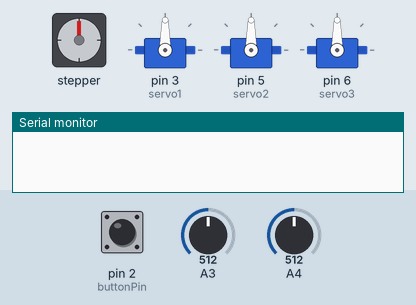
Bench run of a sketch on a simulated Arduino Uno, built with avr-gcc and run on an emulated ATmega328P. On the bench: stepper motor, 3 × servo, the last lines printed to the serial monitor. Wiring (inferred from the names in the program): stepper motor (200 steps per turn assumed): coils pin 11, pin 10, pin 9, pin 8. The test bench sets the inputs (shaded band); at power-on: A3 = 512, A4 = 512, pin 2 (buttonPin) LOW.

Above: at 1.2 s.
1.3 s: A3 set to 215
2.8 s: A3 set to 183
At 4.0 s:
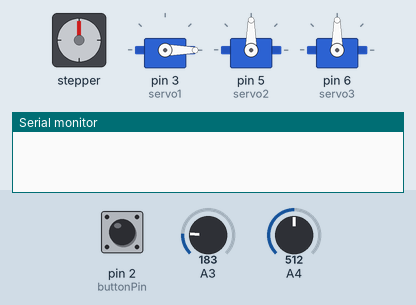
5.8 s: A4 set to 993
7.3 s: A4 set to 1015
At 9.6 s:
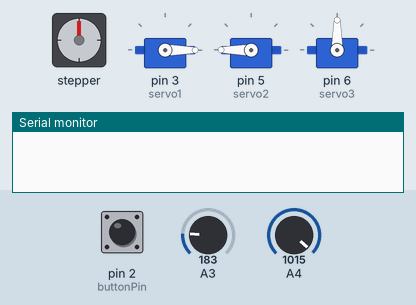
10.3 s: pin 2 (buttonPin) pulled HIGH for 0.15 s
At 10.51 s:
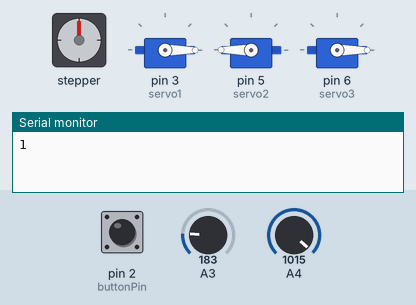
Timing chart, 0 to 20.3 s (numbered marks = the images above; inputs shaded):
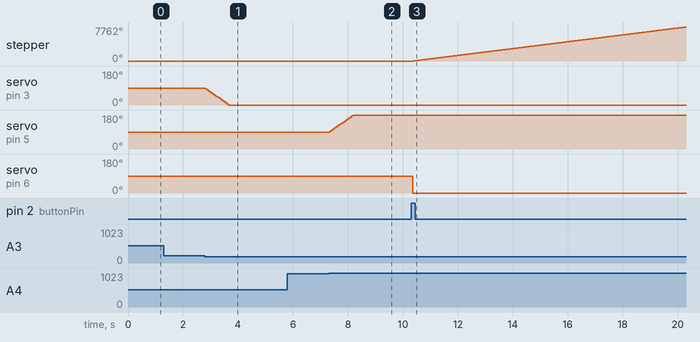

Measured:
- the behaviour switches between 200 and 199 on A3 (found by bisection; images 0 and 1)
- the behaviour switches between 1000 and 1001 on A4 (found by bisection; images 1 and 2)
- after the input at 1.3 s, every drawn part: stays the same
- after the input at 2.8 s, servo on pin 3 (servo1): moves from 90° to 0° over 0.86 s, starting at once
- after the input at 5.8 s, every drawn part: stays the same
- after the input at 7.3 s, servo on pin 5 (servo2): moves from 90° to 180° over 0.86 s, starting at once
- after the input at 10.3 s, stepper: keeps turning clockwise at about 783°/s, starting after 0.09 s; servo on pin 5 (servo2): stops changing and stays 180°; servo on pin 6 (servo3): 90° → 0° after 0.06 s

The sketch:

Programacion_brazo.ino
```cpp
#include <Servo.h>
#include <Stepper.h>
#define STEPS 200

#define IN1  11
#define IN2  10
#define IN3  9
#define IN4  8

int steps_left=4095;
boolean Direction = true;
int Steps = 0;                       // Define el paso actual de la secuencia
boolean Change = true;

int Paso [ 8 ][ 4 ] =
   {  {1, 0, 0, 0},
      {1, 1, 0, 0},
      {0, 1, 0, 0},
      {0, 1, 1, 0},
      {0, 0, 1, 0},
      {0, 0, 1, 1},
      {0, 0, 0, 1},
      {1, 0, 0, 1}
   };


Servo servo1;
Servo servo2;
Servo servo3;
Servo servo4;

int angulo1 = 90;
int angulo2 = 90;
int angulo3 = 90;
int angulo4 = 90;
int salto =5;
int Eje_x = A1;
int Eje_y = A2;
int boton = 4, LED = 12 ;
unsigned long p;
unsigned long q;
unsigned long r;
unsigned long s;
int lastButtonState = 0;
int buttonState = 0;
int buttonPin = 2;
int buttonPushCounter = 0;

void setup()
{
  servo1.attach(3);
  servo2.attach(5);
  servo3.attach(6);

  pinMode(boton, INPUT_PULLUP);
  Serial.begin(9600);

  pinMode(IN1, OUTPUT);
   pinMode(IN2, OUTPUT);
   pinMode(IN3, OUTPUT);
   pinMode(IN4, OUTPUT);
   pinMode(buttonPin, INPUT);
}

void loop()
{
  buttonState = digitalRead(buttonPin);
  if (buttonState != lastButtonState){

  if (buttonState == HIGH)
  {
    buttonPushCounter++;
    Serial.println(buttonPushCounter);

  }
  delay(50);
  }

  lastButtonState = buttonState;

  if (buttonPushCounter %2 ==0) {
    Change = true;
  }
  else
  {
    Change = false;
  }

if (Change){
 p = analogRead(A3);
 q = analogRead(A4);
 r=500;
 s=500;
}
else {
 r = analogRead(A3);
 s = analogRead(A4);
 p=500;
 q=500;
}


if ( s<200)
{
  angulo1 = angulo1 - salto;
  servo3.write(angulo1);
}
else if (s>1000){
 angulo1 = angulo1 + salto;
 servo3.write(angulo1);
 }

if ( p<200)
{
  angulo1 = angulo1 - salto;
  servo1.write(angulo1);
}
else if (p>1000){
 angulo1 = angulo1 + salto;
 servo1.write(angulo1);
 }

 if ( q<200)
{
  angulo2 = angulo2 - salto;
  servo2.write(angulo2);
}
else if (q>1000)
{
 angulo2 = angulo2 + salto;
 servo2.write(angulo2);
 }

while(r<200)    //Hacia la izquierda
{

    steps_left--;
    Direction = true;
    stepper();
    r = analogRead(A3);
    delay(1);
}

while(r>1000)
{
    steps_left++;
    Direction = false;
    stepper();
    r = analogRead(A3);
    delay(1);
}

delay(50);
}

void stepper()            //Avanza un paso
   {  digitalWrite( IN1, Paso[Steps][ 0] );
      digitalWrite( IN2, Paso[Steps][ 1] );
      digitalWrite( IN3, Paso[Steps][ 2] );
      digitalWrite( IN4, Paso[Steps][ 3] );

      SetDirection();
   }
      void SetDirection()
   {
      if(Direction)
         Steps++;
      else
         Steps--;

      Steps = ( Steps + 8 ) % 8 ;
   }
```
